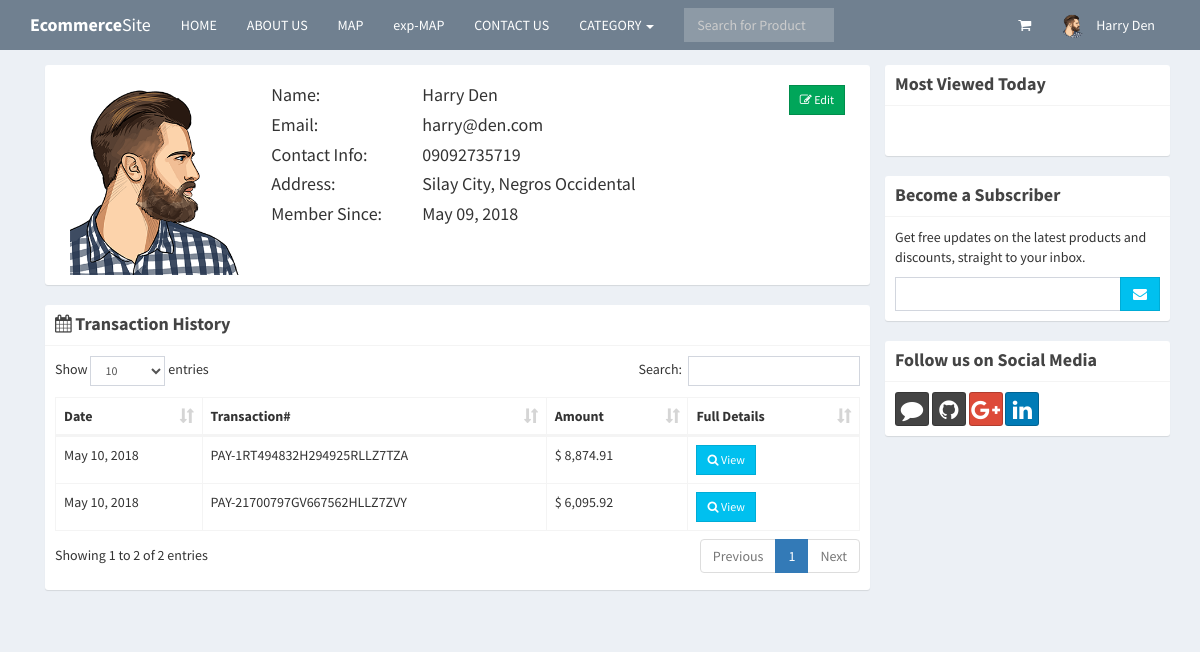
Screenshot of /ecommerce/profile.php (signed in) with the database file from the repository.
### tables this page shows
CREATE TABLE `users` (
  `id` int(11) NOT NULL,
  `email` varchar(200) NOT NULL DEFAULT '',
  `password` varchar(60) NOT NULL DEFAULT '',
  `type` int(1) NOT NULL DEFAULT 0,
  `firstname` varchar(50) NOT NULL DEFAULT '',
  `lastname` varchar(50) NOT NULL DEFAULT '',
  `address` text NOT NULL DEFAULT '',
  `contact_info` varchar(100) NOT NULL DEFAULT '',
  `photo` varchar(200) NOT NULL DEFAULT '',
  `status` int(1) NOT NULL DEFAULT 0,
  `activate_code` varchar(15) NOT NULL DEFAULT '',
  `reset_code` varchar(15) NOT NULL DEFAULT '',
  `created_on` date NOT NULL DEFAULT '0000-00-00'
);

CREATE TABLE `sales` (
  `id` int(11) NOT NULL,
  `user_id` int(11) NOT NULL,
  `pay_id` varchar(50) NOT NULL,
  `sales_date` date NOT NULL
);

### ecommerce/includes/session.php (called while the page is built, shortened)
<?php
	include 'includes/conn.php';
	if(isset($_SESSION['user'])){
		$conn = $pdo->open();
		try{
			$stmt = $conn->prepare("SELECT * FROM users WHERE id=:id");
			$stmt->execute(['id'=>$_SESSION['user']]);
			$user = $stmt->fetch();
		}
		catch(PDOException $e){
			echo "There is some problem in connection: " . $e->getMessage();
		}
	}
?>

### ecommerce/profile.php (the view, shortened to what this page needs)
<?php include 'includes/session.php'; ?>
<?php include 'includes/header.php'; ?>
<body class="hold-transition skin-blue layout-top-nav">
<div class="wrapper">
	<?php include 'includes/navbar.php'; ?>
	  <div class="content-wrapper">
	    <div class="container">
	      <section class="content">
	        <div class="row">
	        	<div class="col-sm-9">
	        		<div class="box box-solid">
	        			<div class="box-body">
	        				<div class="col-sm-3">
	        					<img src="<?php echo (!empty($user['photo'])) ? 'images/'.$user['photo'] : 'images/profile.jpg'; ?>" width="100%">
	        				</div>
	        				<div class="col-sm-9">
	        					<div class="row">
	        						<div class="col-sm-3">
	        							<h4>Name:</h4>
	        							<h4>Email:</h4>
	        							<h4>Contact Info:</h4>
	        							<h4>Address:</h4>
	        							<h4>Member Since:</h4>
	        						</div>
	        						<div class="col-sm-9">
	        							<h4><?php echo $user['firstname'].' '.$user['lastname']; ?>
	        								<span class="pull-right">
	        									<a href="#edit" class="btn btn-success btn-flat btn-sm" data-toggle="modal"><i class="fa fa-edit"></i> Edit</a>
	        								</span>
	        							</h4>
	        							<h4><?php echo $user['email']; ?></h4>
	        							<h4><?php echo (!empty($user['contact_info'])) ? $user['contact_info'] : 'N/a'; ?></h4>
	        							<h4><?php echo (!empty($user['address'])) ? $user['address'] : 'N/a'; ?></h4>
	        							<h4><?php echo date('M d, Y', strtotime($user['created_on'])); ?></h4>
	        						</div>
	        					</div>
	        				</div>
	        			</div>
	        		</div>
	        		<div class="box box-solid">
	        			<div class="box-header with-border">
	        				<h4 class="box-title"><i class="fa fa-calendar"></i> <b>Transaction History</b></h4>
	        			</div>
	        			<div class="box-body">
	        				<table class="table table-bordered" id="example1">
	        					<thead>
	        						<th>Date</th>
	        						<th>Transaction#</th>
	        						<th>Amount</th>
	        						<th>Full Details</th>
	        					</thead>
	        					<tbody>
	        					<?php
	        						$conn = $pdo->open();
	        						try{
	        							$stmt = $conn->prepare("SELECT * FROM sales WHERE user_id=:user_id ORDER BY sales_date DESC");
	        							$stmt->execute(['user_id'=>$user['id']]);
	        							foreach($stmt as $row){
	        								$stmt2 = $conn->prepare("SELECT * FROM details LEFT JOIN products ON products.id=details.product_id WHERE sales_id=:id");
	        								$stmt2->execute(['id'=>$row['id']]);
	        								$total = 0;
	        								foreach($stmt2 as $row2){
	        									$subtotal = $row2['price']*$row2['quantity'];
	        									$total += $subtotal;
	        								}
	        								echo "
	        									<tr>
	        										<td class='hidden'></td>
	        										<td>".date('M d, Y', strtotime($row['sales_date']))."</td>
	        										<td>".$row['pay_id']."</td>
	        										<td>&#36; ".number_format($total, 2)."</td>
	        										<td><button class='btn btn-sm btn-flat btn-info transact' data-id='".$row['id']."'><i class='fa fa-search'></i> View</button></td>
	        									</tr>
	        								";
	        							}
	        						}
        							catch(PDOException $e){
										echo "There is some problem in connection: " . $e->getMessage();
									}
	        					?>
	        					</tbody>
	        				</table>
	        			</div>
	        		</div>
	        	</div>
	        	<div class="col-sm-3">
	        		<?php include 'includes/sidebar.php'; ?>
	        	</div>
	        </div>
	      </section>
	    </div>
	  </div>
</div>
</body>
</html>

### ecommerce/includes/navbar.php (shortened to what this page needs)
<header class="main-header">
  <nav class="navbar navbar-static-top">
    <div class="container">
      <div class="navbar-header">
        <a href="index.php" class="navbar-brand"><b>Ecommerce</b>Site</a>
      </div>
      <div class="collapse navbar-collapse pull-left" id="navbar-collapse">
        <ul class="nav navbar-nav">
          <li><a href="index.php">HOME</a></li>
          <li><a href="about.php">ABOUT US</a></li>
          <li><a href="map.php">MAP</a></li>
          <li><a href="exp_map.php">exp-MAP</a></li>
          <li><a href="contact_us.php">CONTACT US</a></li>
          <li class="dropdown">
            <a href="#" class="dropdown-toggle" data-toggle="dropdown">CATEGORY <span class="caret"></span></a>
          </li>
        </ul>
        <form method="POST" class="navbar-form navbar-left" action="search.php">
          <div class="input-group">
              <input type="text" class="form-control" id="navbar-search-input" name="keyword" placeholder="Search for Product" required>
          </div>
        </form>
      </div>
      <div class="navbar-custom-menu">
        <ul class="nav navbar-nav">
          <li class="dropdown messages-menu">
            <a href="#" class="dropdown-toggle" data-toggle="dropdown">
              <i class="fa fa-shopping-cart"></i>
            </a>
          </li>
          <?php
            if(isset($_SESSION['user'])){
              $image = (!empty($user['photo'])) ? 'images/'.$user['photo'] : 'images/profile.jpg';
              echo '
                <li class="dropdown user user-menu">
                  <a href="#" class="dropdown-toggle" data-toggle="dropdown">
                    <img src="'.$image.'" class="user-image" alt="User Image">
                    <span class="hidden-xs">'.$user['firstname'].' '.$user['lastname'].'</span>
                  </a>
                  <ul class="dropdown-menu">
                    <li class="user-header">
                      <img src="'.$image.'" class="img-circle" alt="User Image">
                      <p>
                        '.$user['firstname'].' '.$user['lastname'].'
                        <small>Member since '.date('M. Y', strtotime($user['created_on'])).'</small>
                      </p>
                    </li>
                    <li class="user-footer">
                      <div class="pull-left">
                        <a href="profile.php" class="btn btn-default btn-flat">Profile</a>
                      </div>
                      <div class="pull-right">
                        <a href="logout.php" class="btn btn-default btn-flat">Sign out</a>
                      </div>
                    </li>
                  </ul>
                </li>
              ';
            }
            else{
              echo "
                <li><a href='login.php'>LOGIN</a></li>
                <li><a href='signup.php'>SIGNUP</a></li>
              ";
            }
          ?>
        </ul>
      </div>
    </div>
  </nav>
</header>

### ecommerce/includes/header.php (style rules this page uses)
@media (min-width: 768px) { #navbar-search-input { width: 60px; } }
@media (min-width: 992px) { #navbar-search-input { width: 150px; } }

### rows the page displays
users: photo (picture), firstname "Harry", lastname "Den", email "harry@den.com", contact_info "09092735719", address "Silay City, Negros Occidental", created_on "May 09, 2018"
sales: sales_date "May 10, 2018", pay "PAY-1RT494832H294925RLLZ7TZA", total "8,874.91"
sales: sales_date "May 10, 2018", pay "PAY-21700797GV667562HLLZ7ZVY", total "6,095.92"
